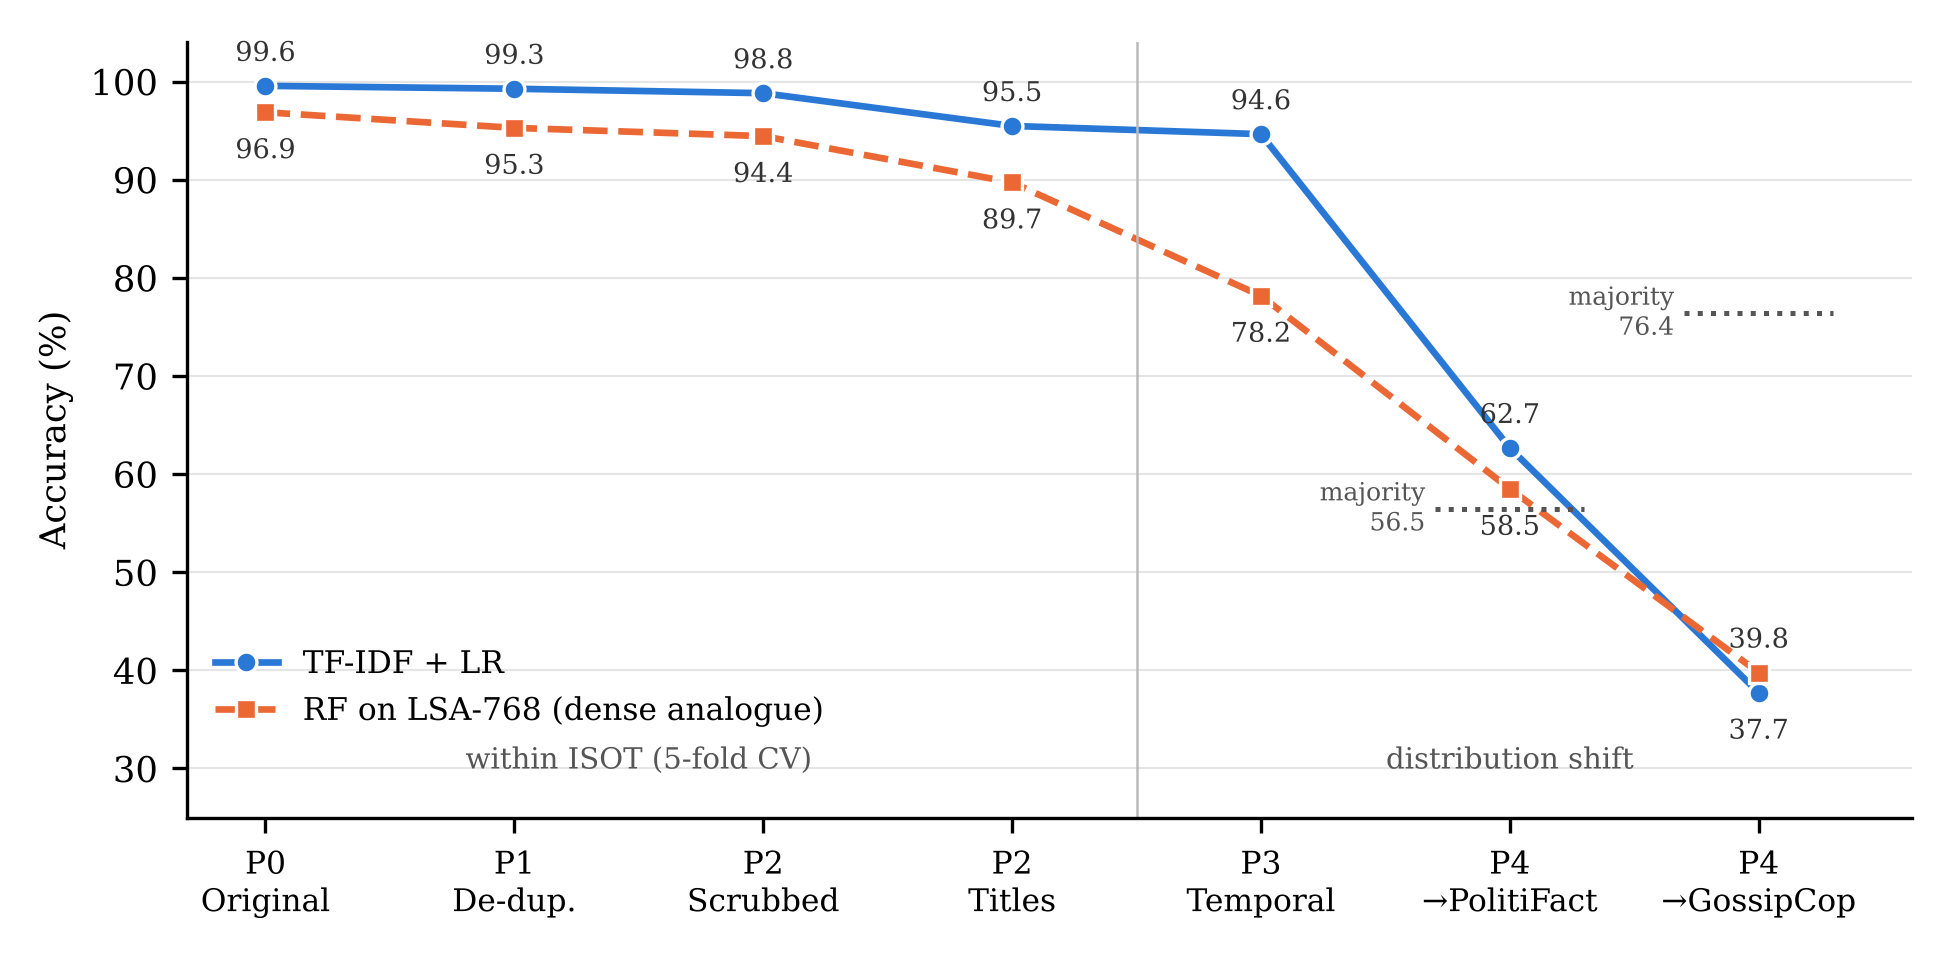

This chart was generated by the following Python code:
import json, matplotlib; matplotlib.use("Agg")
import matplotlib.pyplot as plt
plt.rcParams.update({"font.family":"serif","font.serif":["DejaVu Serif"],"font.size":8.5})
cv=json.load(open("evaluation/results/results_cv.json")); ex=json.load(open("evaluation/results/results_extra.json"))
labs=["P0\nOriginal","P1\nDe-dup.","P2\nScrubbed","P2\nTitles","P3\nTemporal","P4\n→PolitiFact","P4\n→GossipCop"]
def series(k):
    return [cv["P0"][k]["acc"][0],cv["P1"][k]["acc"][0],cv["P2"][k]["acc"][0],cv["P2_title"][k]["acc"][0],ex["temporal"][k]["acc"],ex["cross"][f"{k} -> politifact"]["acc"],ex["cross"][f"{k} -> gossipcop"]["acc"]]
fig,ax=plt.subplots(figsize=(6.5,3.2),dpi=300)
x=range(len(labs))
A=[100*v for v in series("TF-IDF + LR")]; B=[100*v for v in series("RF on LSA-768")]
for k,c,m,ls,name in [("TF-IDF + LR","#2a78d6","o","-","TF-IDF + LR"),("RF on LSA-768","#eb6834","s","--","RF on LSA-768 (dense analogue)")]:
    y=A if k=="TF-IDF + LR" else B; other=B if k=="TF-IDF + LR" else A
    ax.plot(x,y,color=c,marker=m,ms=5,lw=1.6,ls=ls,label=name,mec="white",mew=0.8)
    for xi,yi in zip(x,y):
        off=6 if yi>=other[xi] else -11
        ax.annotate(f"{yi:.1f}",(xi,yi),textcoords="offset points",xytext=(0,off),ha="center",fontsize=6.5,color="#333")
pf=ex["fnn_counts"]["politifact"]; gc=ex["fnn_counts"]["gossipcop"]
for xi,n in [(5,pf),(6,gc)]:
    maj=100*max(n.values())/sum(n.values())
    ax.hlines(maj,xi-0.3,xi+0.3,color="#555",lw=1.2,ls=":")
    ax.text(xi-0.34,maj,f"majority\n{maj:.1f}",fontsize=6,va="center",ha="right",color="#555")
ax.axvline(3.5,color="#bbb",lw=0.6); ax.text(1.5,30,"within ISOT (5-fold CV)",ha="center",fontsize=7,color="#555"); ax.text(5,30,"distribution shift",ha="center",fontsize=7,color="#555")
ax.set_xticks(list(x)); ax.set_xticklabels(labs,fontsize=7.5); ax.set_ylim(25,104); ax.set_ylabel("Accuracy (%)")
for s in ["top","right"]: ax.spines[s].set_visible(False)
ax.grid(axis="y",color="#e5e5e5",lw=0.5); ax.set_axisbelow(True)
ax.legend(frameon=False,loc="lower left",fontsize=7.5,bbox_to_anchor=(0,0.08))
plt.tight_layout(); plt.savefig("evaluation/figures/fig_protocols.png")
